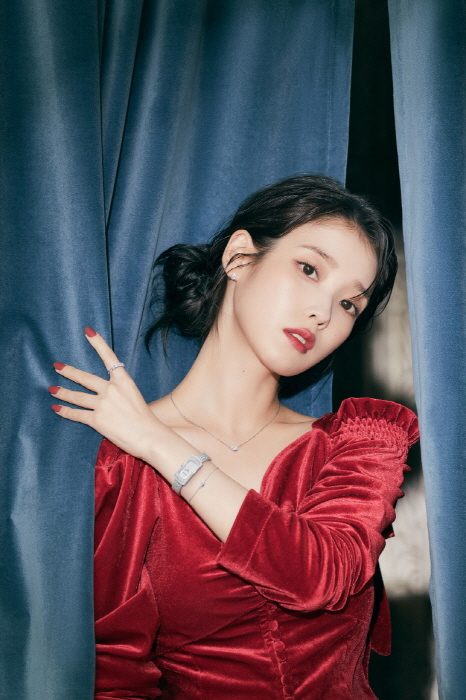
#> input picture img/input/upload_img.jpg, 466 x 700 px
$ python upload_img.py   (older library calls are emulated)
#> lines starting #> are read from the running program, lines starting #| are printed output that depends on the picture
from PIL import Image

def process_image(input_path='img/input/upload_img.jpg', output_path='img/input/input.jpg', output_size=512):
    # 이미지 열기
#> called with input_path = 'img/input/upload_img.jpg', output_path = 'img/input/input.jpg', output_size = 512
    img = Image.open(input_path)
#> img is the input picture: PIL image 466x700 RGB; mean R, G, B 91.5, 82.7, 93.7

    # 이미지의 가로, 세로 중 더 작은 값으로 정방형 이미지의 크기 결정
    min_length = min(img.size)
#> min_length = 466

    # 이미지의 중앙을 기준으로 정방형 영역 계산
    left = (img.width - min_length) / 2
#> left = 0
    top = (img.height - min_length) / 2
#> top = 117
    right = (img.width + min_length) / 2
#> right = 466
    bottom = (img.height + min_length) / 2
#> bottom = 583

    # 정방형 이미지로 크롭
    img_cropped = img.crop((left, top, right, bottom))
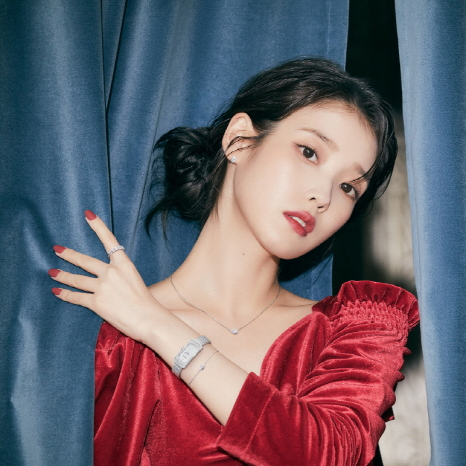
#> img_cropped: PIL image 466x466 RGB; mean R, G, B 109, 98.2, 108.9

    # 크롭된 이미지가 512x512보다 크거나 작으면 해당 크기로 리사이징
    if max(img_cropped.size) != output_size:
        img_cropped = img_cropped.resize((output_size, output_size), Image.ANTIALIAS)
#> img_cropped: PIL image 512x512 RGB

    # 결과 이미지를 output_path에 저장
    img_cropped.save(output_path)

    return img_cropped

if __name__ == "__main__":
    # 스크립트로 실행될 때만 process_image 함수를 호출
    process_image()
